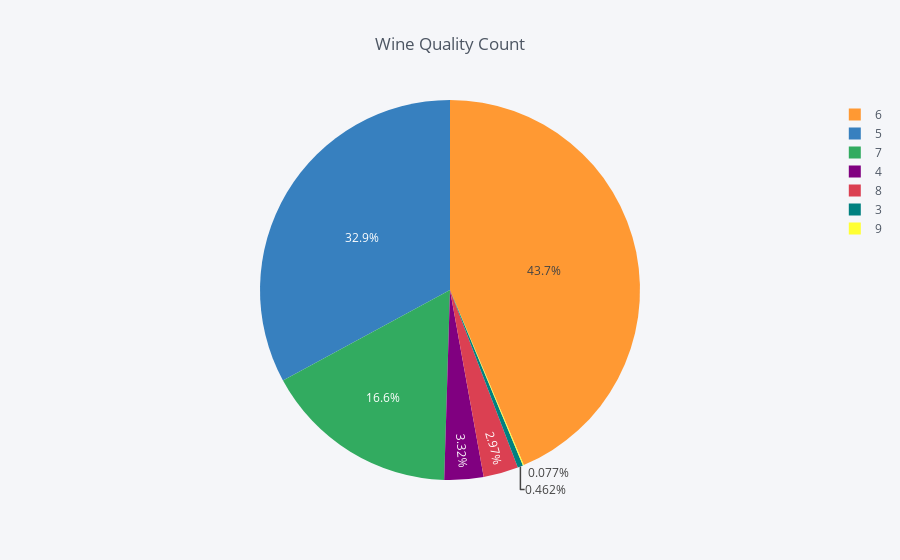

The cell this chart's notebook holds for it:
### Code cell
wine_quality_count.iplot(kind='pie', labels='quality', values='count', title='Wine Quality Count', theme='pearl')

### Figure 1 — Plotly figure (JSON) as saved in the notebook; plotly's stock layout.template omitted (floating-point values rounded to 4 significant figures)
{"data": [{"labels": [6, 5, 7, 4, 8, 3, 9], "marker": {"colors": ["rgba(255, 153, 51, 1.0)", "rgba(55, 128, 191, 1.0)", "rgba(50, 171, 96, 1.0)", "rgba(128, 0, 128, 1.0)", "rgba(219, 64, 82, 1.0)", "rgba(0, 128, 128, 1.0)", "rgba(255, 255, 51, 1.0)"]}, "name": "", "type": "pie", "values": [2836, 2138, 1079, 216, 193, 30, 5]}], "layout": {"legend": {"bgcolor": "#F5F6F9", "font": {"color": "#4D5663"}}, "paper_bgcolor": "#F5F6F9", "plot_bgcolor": "#F5F6F9", "title": "Wine Quality Count", "titlefont": {"color": "#4D5663"}}}
